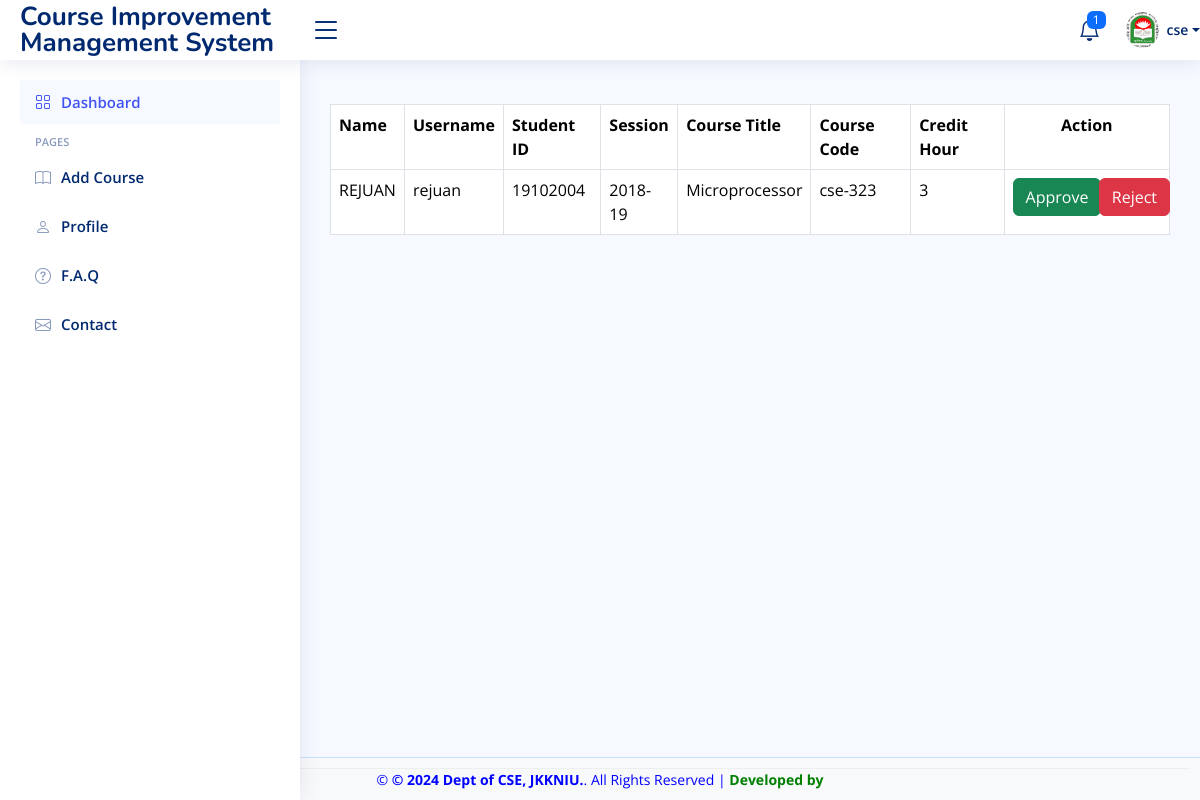
Screenshot of /department/improve_request.php (signed in) with the database file from the repository.
### tables this page shows
CREATE TABLE `department` (
  `Id` int(50) NOT NULL,
  `dept_name` varchar(100) NOT NULL,
  `username` varchar(100) NOT NULL,
  `password` varchar(50) NOT NULL,
  `profile` varchar(150) NOT NULL DEFAULT 'jkkniu.png'
);

CREATE TABLE `improvement_requested` (
  `id` int(11) NOT NULL,
  `name` varchar(100) NOT NULL,
  `username` varchar(100) NOT NULL,
  `department` varchar(40) NOT NULL,
  `student_id` varchar(100) NOT NULL,
  `session` varchar(100) NOT NULL,
  `course_title` varchar(255) DEFAULT NULL,
  `course_code` varchar(50) DEFAULT NULL,
  `credit_hour` varchar(50) DEFAULT NULL,
  `semester` varchar(100) NOT NULL,
  `data_reg` varchar(100) NOT NULL DEFAULT current_timestamp(),
  `status` varchar(20) DEFAULT 'Pending'
);

### department/improve_request.php (the view, shortened to what this page needs)
<?php
include("header.php");
include("sidebar.php");
include("../include/connect.php");
$dept=$_SESSION['dept'];
?>
<main id="main" class="main"><?php
$sql="SELECT * FROM improvement_requested WHERE status='Pending' AND department='$dept' ORDER BY data_reg ASC";
$res=mysqli_query($conn,$sql);
$output = "
<table class='table table-bordered'>
    <tr>
    <th>Name</th>
    <th>Username</th>
    <th>Student ID</th>
    <th>Session</th>
    <th>Course Title</th>
    <th>Course Code</th>
    <th>Credit Hour</th>
        <th class='text-center'>Action</th>
    </tr>
";
if (mysqli_num_rows($res) == 0) {
    $output .= "
        <tr>
            <td colspan='7' class='text-center'>No Job Request</td>
        </tr>
    ";
} else {
    while ($row = mysqli_fetch_array($res)) {
        $output .= "
            <tr>
            <td>".$row['name']."</td>
            <td>".$row['username']."</td>
            <td>".$row['student_id']."</td>
            <td>".$row['session']."</td>
            <td>".$row['course_title']."</td>
            <td>".$row['course_code']."</td>
            <td>".$row['credit_hour']."</td>
                <td>
                    <div class='col-md-12'>
                        <div class='row'>
                            <div class='col-md-6'>
                                <button id='".$row['id']."' class='btn btn-success approve'>Approve</button>
                            </div>
                            <div class='col-md-6'>
                                <button id='".$row['id']."' class='btn btn-danger reject'>Reject</button>
                            </div>
                        </div>
                    </div>
                </td>
            </tr>
        ";
    }
}
$output .= "</table>";
echo $output;
?>
</main>
<?php
include('footer.php');
?>

### department/header.php (shortened to what this page needs)
<?php
include("../include/connect.php");
?>
<!DOCTYPE html>
<html lang="en">
<head>
  <link href="../admin/assets/vendor/bootstrap/css/bootstrap.min.css" rel="stylesheet">
  <link href="../admin/assets/vendor/bootstrap-icons/bootstrap-icons.css" rel="stylesheet">
  <link href="../admin/assets/vendor/boxicons/css/boxicons.min.css" rel="stylesheet">
  <link href="../admin/assets/vendor/quill/quill.snow.css" rel="stylesheet">
  <link href="../admin/assets/vendor/quill/quill.bubble.css" rel="stylesheet">
  <link href="../admin/assets/vendor/remixicon/remixicon.css" rel="stylesheet">
  <link href="../admin/assets/vendor/simple-datatables/style.css" rel="stylesheet">
  <link href="../admin/assets/css/style.css" rel="stylesheet">
</head>
<body>
  <header id="header" class="header fixed-top d-flex align-items-center">
    <div class="d-flex align-items-center justify-content-between">
      <a href="index.php" class="logo d-flex align-items-center">
        <span class="d-none d-lg-block">Course Improvement Management System
        </span>
      </a>
      <i class="bi bi-list toggle-sidebar-btn"></i>
    </div>
    <nav class="header-nav ms-auto">
      <ul class="d-flex align-items-center">
        <li class="nav-item dropdown">
          <?php
        $username=$_SESSION['dept'];
          $query = "SELECT * FROM department WHERE username = '$username'";
          $result = mysqli_query($conn, $query);
          $num = mysqli_num_rows($result);
          ?>
          <a class="nav-link nav-icon" href="" data-bs-toggle="dropdown">
            <i class="bi bi-bell"></i>
            <span class="badge bg-primary badge-number"><?php echo $num; ?></span>
          </a>
        </li>
        <?php
        $sql="select * from department where username='$username'";
        $result=mysqli_query($conn,$sql);
        $row=mysqli_fetch_assoc($result);
        ?>
        <a class="nav-link nav-profile d-flex align-items-center pe-0" href="users-profile.php" data-bs-toggle="dropdown">
        <img src="uploads/<?php echo $row['profile']; ?>" alt="Profile" class="rounded-circle">
          <span class="d-none d-md-block dropdown-toggle ps-2"><?php echo $row['username'];?></span>
        </a>
      </ul>
    </nav>
  </header>
</body>
</html>

### admin/assets/css/style.css (style rules this page uses)
:root { scroll-behavior: smooth; }
body { font-family: "Open Sans", sans-serif; background: #f6f9ff; color: #444444; }
a { color: #4154f1; text-decoration: none; }
#main { margin-top: 60px; padding: 20px 30px; transition: all 0.3s; }
.logo { line-height: 1; }
@media (min-width: 1200px) { .logo { width: 280px; } }
.logo span { font-size: 26px; font-weight: 700; color: #012970; font-family: "Nunito", sans-serif; }
.header { transition: all 0.5s; z-index: 997; height: 60px; box-shadow: 0px 2px 20px rgba(1, 41, 112, 0.1); background-color: #fff; padding-left: 20px; }
.header .toggle-sidebar-btn { font-size: 32px; padding-left: 10px; cursor: pointer; color: #012970; }
.header-nav ul { list-style: none; }
.header-nav>ul { margin: 0; padding: 0; }
.header-nav .nav-icon { font-size: 22px; color: #012970; margin-right: 25px; position: relative; }
.header-nav .nav-profile { color: #012970; }
.header-nav .nav-profile img { max-height: 36px; }
.header-nav .nav-profile span { font-size: 14px; font-weight: 600; }
.header-nav .badge-number { position: absolute; inset: -2px -5px auto auto; font-weight: normal; font-size: 12px; padding: 3px 6px; }
@media (min-width: 1200px) { #main, #footer { margin-left: 300px; } }

### rows the page displays
department: profile (picture), username "cse"
improvement_requested: name "REJUAN", username "rejuan", student "19102004", session "2018-19", course_title "Microprocessor", course_code "cse-323", credit_hour "3"

### other values shown
$num "1"
